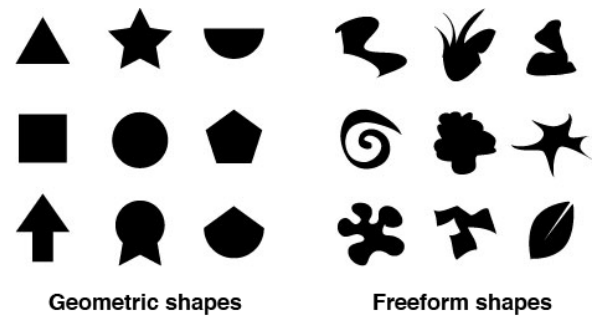
//> input picture CameraTest/geometric_freeform.png, 603 x 329 px, given in place of the camera
$ ./OpenCVTest   (built with g++ and OpenCV 4)
//> lines starting //> are read from the running program, lines starting //| are printed output that depends on the picture; after the words box and inside, x2 and y2 are one past the last pixel; in counts of white or black regions, pixels touching at a corner belong together
#include <stdio.h>
#include <iostream>
#include <fstream>

#include <opencv2/highgui/highgui.hpp>
#include <opencv2/imgproc/imgproc.hpp>
#include <opencv2/features2d/features2d.hpp>

using namespace std;
using namespace cv;


// HiRes Windows timer, this part is usable only if compiled/run in Windows

#include <Windows.h>

double PCFreq = 0.0;
__int64 CounterStart = 0;

void StartCounter()
{
	LARGE_INTEGER li;
	if (!QueryPerformanceFrequency(&li))
		cout << "QueryPerformanceFrequency failed!\n";

	PCFreq = double(li.QuadPart) / 1000.0;

	QueryPerformanceCounter(&li);
	CounterStart = li.QuadPart;
}
double GetCounter()
{
	LARGE_INTEGER li;
	QueryPerformanceCounter(&li);
	return double(li.QuadPart - CounterStart) / PCFreq;
}

int main(int argc, char** argv)
{
	int lowThreshold = 10;
	int thresholdRatio = 10;
	int kernelSize = 3;

	vector<vector<Point>> contours, template_contours;
	vector<Vec4i> hierarchy;


	VideoCapture capture(CV_CAP_ANY);

	capture.set(CV_CAP_PROP_FPS, 240);
	capture.set(CV_CAP_PROP_FRAME_HEIGHT, 200);
	capture.set(CV_CAP_PROP_FRAME_WIDTH, 200);

	if (!capture.isOpened())
	{
		fprintf(stderr, "ERROR: No camera detected\n");
		getchar();
		return -1;
	}

	//namedWindow("Camera", CV_WINDOW_AUTOSIZE);
	namedWindow("Contours", CV_WINDOW_AUTOSIZE);

	ofstream timefile;
	timefile.open("timedata.txt");

	StartCounter();
	bool show_feed = true;
	int total_frames = 1000;
	while (total_frames > 0)
	{
		Mat frame_orig, frame, frameEdges;

		timefile << GetCounter() << "\n";
		StartCounter();
		capture >> frame_orig;
//> frame_orig is the input picture: 329 rows x 603 cols, CV_8UC3; min 0, max 255, mean 208.5
		if (frame_orig.empty())
		{
			fprintf(stderr, "ERROR: Frame is null\n");
			getchar();
			break;
		}

		// Convert the frame to grayscale
		cvtColor(frame_orig, frame, CV_BGR2GRAY);

		blur(frame, frame, Size(10, 10));
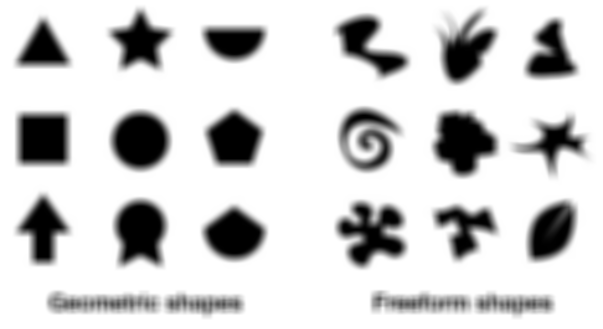
//> frame: 329 rows x 603 cols, CV_8UC1; min 0, max 255, mean 208.5

		threshold(frame, frame, 36, 255, CV_THRESH_BINARY);
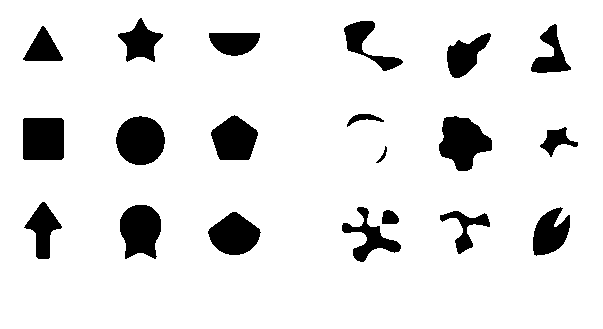
//> frame: 329 rows x 603 cols, CV_8UC1; 89.5% white; 20 black regions, largest, box (x1, y1, x2, y2) and area: (439, 116, 492, 171) 1881, (116, 116, 165, 165) 1876, (120, 205, 161, 259) 1720
		//imshow("Camera", frame);

		// Detect edges and find contours
		Canny(frame, frameEdges, lowThreshold, lowThreshold*thresholdRatio, kernelSize);
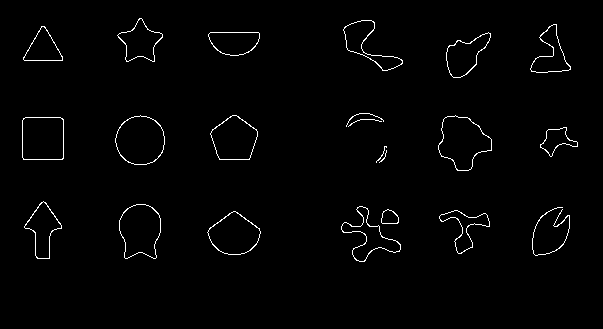
//> frameEdges: 329 rows x 603 cols, CV_8UC1; 1.5% white in thin lines or dots, all inside (x1, y1, x2, y2) = (22, 18, 578, 262)
		contours.clear();
		findContours(frameEdges, contours, hierarchy, CV_RETR_TREE, CV_CHAIN_APPROX_NONE, Point(0, 0));
//> contours = 39 contours, 4 with area under 20; largest, box (x1, y1, x2, y2) and area: (438, 115, 492, 171) 1885, (115, 115, 165, 165) 1882, (438, 115, 492, 171) 1869, (115, 115, 165, 165) 1860, (119, 204, 161, 259) 1728

		// Find largest respective contours
		int largest_area = 0;
		int largest_contour_index_frame = -1;
		double area = 0;
		vector<Point> largest_contour;
		// Frame
		for (int i = 0; i < contours.size(); i++)
		{
			area = contourArea(contours[i], false);
			if (area > largest_area)
			{
				largest_area = area;
				largest_contour_index_frame = i;
				largest_contour = contours[i];
			}
		}
//> this loop made 39 passes
//> (area, largest_area) on passes 1, 10, 21: (1548, 1548), (1728, 1728), (1885, 1885)
//> area on passes 2 to 7: 1514, 693.5, 679, 190.5, 184, 20.5
//> after the loop, largest_area = 1885; largest_contour_index_frame = 20; largest_contour = contour of 164 points, box (x1, y1, x2, y2) (438, 115, 492, 171), area 1885

		// Find minimum bounding rectangle and ellipse(rotated)
		RotatedRect boundingRect;
		RotatedRect boundingEllipse;
		if (area > 0)
		{
			boundingRect = minAreaRect(Mat(largest_contour));
//> boundingRect = centre (459.9, 140.9), size (48.3, 55.4), angle -42.7
			boundingEllipse = fitEllipse(Mat(largest_contour));
//> boundingEllipse = centre (462.7, 141.8), size (48.2, 54.4), angle 143.4
		}

		// Draw contours
		Mat drawing = Mat::zeros(frameEdges.size(), CV_8UC3);

		// [8 lines of commented-out code are left out]
		if (!largest_contour.empty())
		{
			Scalar color_white = Scalar(255, 255, 255);
			Scalar color_red = Scalar(255, 0, 0);
			Scalar color_green = Scalar(0, 255, 0);
			drawContours(drawing, contours, largest_contour_index_frame, color_white, CV_FILLED, 8, hierarchy, 0, Point());
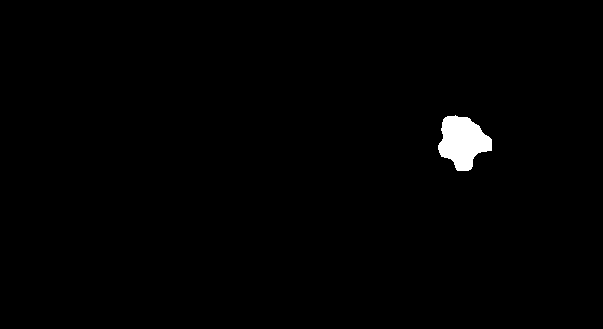
//> drawing: 329 rows x 603 cols, CV_8UC3; 0.99% white; 1 white region

			// Bounding ellipse
			ellipse(drawing, boundingEllipse, color_green, 2, 8);
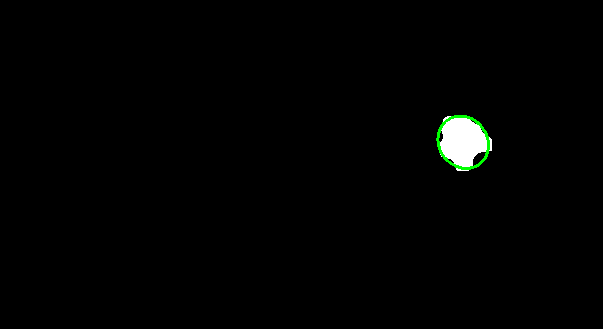
//> drawing: 329 rows x 603 cols, CV_8UC3; 0.24% of pixels changed, all inside (x1, y1, x2, y2) = (436, 115, 490, 170)

			// Find moment, convert to point, and draw as a circle
			Moments moment = moments(largest_contour); // Find moment
//> moment = moments, m00 1885, centre m10/m00, m01/m00 = (462.2, 141.3)
			Point2f m_coord = Point2f(moment.m10 / moment.m00, moment.m01 / moment.m00);
//> m_coord = Point(462.2, 141.3)
			circle(drawing, m_coord, 3, color_green, CV_FILLED);
//> drawing: 329 rows x 603 cols, CV_8UC3; 29 pixels changed, all inside (x1, y1, x2, y2) = (459, 138, 466, 145)

			// [6 lines of commented-out code are left out]
		}


		if (show_feed == true)
		{
			imshow("Contours", drawing);
			char c = cvWaitKey(1);
			if (c == 27) break;
		}
		else
		{
			total_frames--;
		}


	}

	//cvReleaseCapture(&capture);
	capture.release();
	destroyWindow("Contours");
	timefile.close();
	return 0;
}
